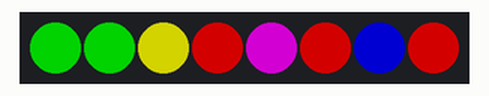
Recording of a sketch running on a simulated Arduino Uno, built with avr-gcc and run on an emulated ATmega328P. Parts: 8 RGB LEDs in strip order, left to right. Dim RGB values are drawn brighter than linear; random numbers use the default seed unless the sketch sets one.

Above: at 0.01 s.
At 5.04 s:
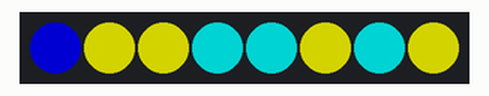
At 9.98 s:
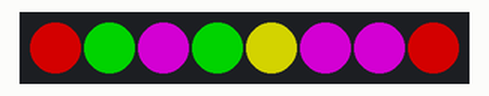
At 20.05 s:
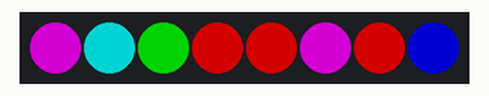
At 29.92 s:
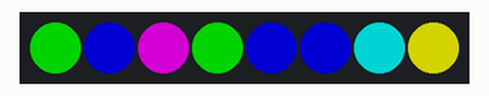
At 39.89 s:
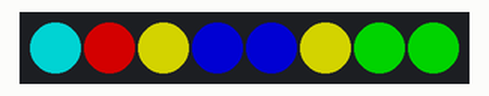
Timing chart, 0 to 40.0 s (numbered marks = the images above):
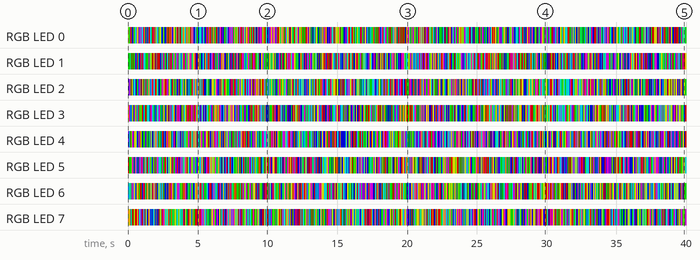

The sketch:

neopixelfun.ino
```cpp
#include <Adafruit_NeoPixel.h>
#ifdef __AVR__
  #include <avr/power.h>
#endif

#define PIN 6
Adafruit_NeoPixel strip = Adafruit_NeoPixel(8, PIN, NEO_GRB + NEO_KHZ800);

void setup() {
  strip.begin();
  strip.show(); // Initialize all pixels to 'off'
}

void loop() {
  for(int i = 0; i<8; i++){
    int j = random(1,7);
    switch (j){
      case 1: strip.setPixelColor(i, strip.Color(000, 000, 127));break;
      case 2: strip.setPixelColor(i, strip.Color(000, 127, 000));break;
      case 3: strip.setPixelColor(i, strip.Color(127, 000, 000));break;
      case 4: strip.setPixelColor(i, strip.Color(000, 127, 127));break;
      case 5: strip.setPixelColor(i, strip.Color(127, 000, 127));break;
      case 6: strip.setPixelColor(i, strip.Color(127, 127, 000));break;
      case 7: strip.setPixelColor(i, strip.Color(127, 127, 127));break;
    }
  }
  strip.show();
  delay(50);
}
```
